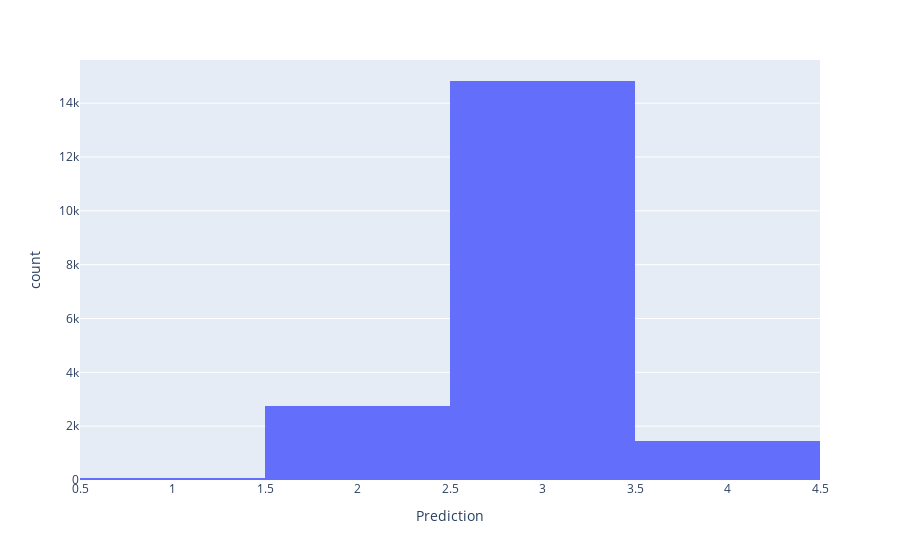

Notebook source saved alongside this figure:
### Markdown cell above
EPA tox class goes from 1 (most toxic) to 4 (least toxic)

### Code cell
fig = px.histogram(df, x="Prediction")
fig.show()

### Figure 1 — Plotly figure (JSON) as saved in the notebook; plotly's stock layout.template omitted (floating-point values rounded to 4 significant figures; data arrays with more than 128 entries replaced by an {"elided": "..."} marker saying what was removed)
{"data": [{"alignmentgroup": "True", "bingroup": "x", "hoverlabel": {"namelength": 0}, "hovertemplate": "Prediction=%{x}<br>count=%{y}", "legendgroup": "", "marker": {"color": "#636efa"}, "name": "", "offsetgroup": "", "orientation": "v", "showlegend": false, "type": "histogram", "x": {"elided": "20000 int values"}, "xaxis": "x", "yaxis": "y"}], "layout": {"barmode": "relative", "legend": {"tracegroupgap": 0}, "margin": {"t": 60}, "xaxis": {"anchor": "y", "domain": [0, 1], "title": {"text": "Prediction"}}, "yaxis": {"anchor": "x", "domain": [0, 1], "title": {"text": "count"}}}}
